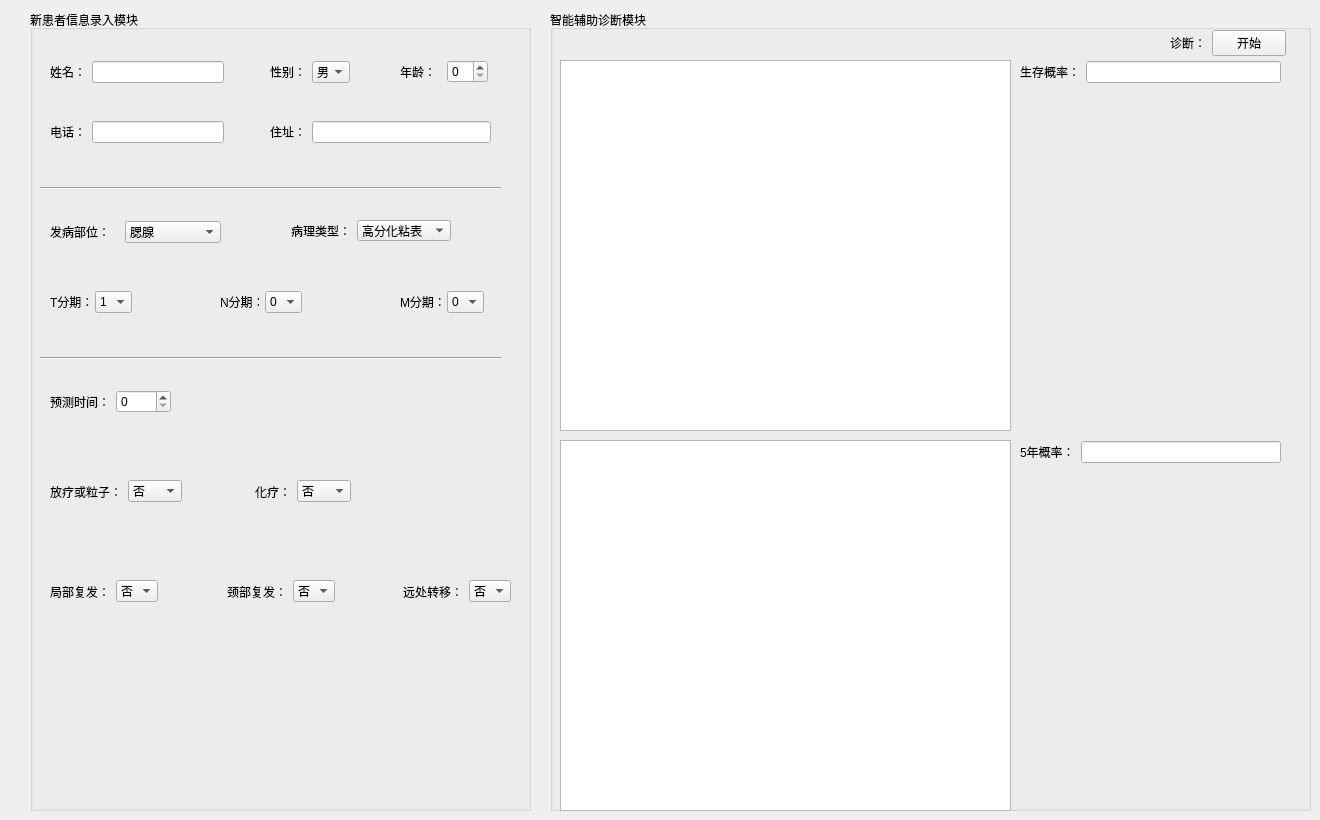
     <widget class="QWidget" name="tab_5">
      <attribute name="title">
       <string>新患者病情预测</string>
      </attribute>
      <widget class="QGroupBox" name="groupBox_9">
       <property name="geometry">
        <rect>
         <x>30</x>
         <y>10</y>
         <width>501</width>
         <height>801</height>
        </rect>
       </property>
       <property name="title">
        <string>新患者信息录入模块</string>
       </property>
       <widget class="QWidget" name="layoutWidget_8">
        <property name="geometry">
         <rect>
          <x>190</x>
          <y>280</y>
          <width>82</width>
          <height>24</height>
         </rect>
        </property>
        <layout class="QHBoxLayout" name="horizontalLayout_25">
         <item>
          <widget class="QLabel" name="label_43">
           <property name="text">
            <string>N分期：</string>
           </property>
          </widget>
         </item>
         <item>
          <widget class="QComboBox" name="comboBox_12">
           <item>
            <property name="text">
             <string>0</string>
            </property>
           </item>
           <item>
            <property name="text">
             <string>1</string>
            </property>
           </item>
           <item>
            <property name="text">
             <string>2</string>
            </property>
           </item>
           <item>
            <property name="text">
             <string>3</string>
            </property>
           </item>
          </widget>
         </item>
        </layout>
       </widget>
       <widget class="QWidget" name="layoutWidget_9">
        <property name="geometry">
         <rect>
          <x>370</x>
          <y>280</y>
          <width>84</width>
          <height>24</height>
         </rect>
        </property>
        <layout class="QHBoxLayout" name="horizontalLayout_26">
         <item>
          <widget class="QLabel" name="label_45">
           <property name="text">
            <string>M分期：</string>
           </property>
          </widget>
         </item>
         <item>
          <widget class="QComboBox" name="comboBox_13">
           <item>
            <property name="text">
             <string>0</string>
            </property>
           </item>
           <item>
            <property name="text">
             <string>1</string>
            </property>
           </item>
          </widget>
         </item>
        </layout>
       </widget>
       <widget class="Line" name="line_5">
        <property name="geometry">
         <rect>
          <x>10</x>
          <y>170</y>
          <width>461</width>
          <height>16</height>
         </rect>
        </property>
        <property name="orientation">
         <enum>Qt::Horizontal</enum>
        </property>
       </widget>
       <widget class="Line" name="line_6">
        <property name="geometry">
         <rect>
          <x>10</x>
          <y>340</y>
          <width>461</width>
          <height>16</height>
         </rect>
        </property>
        <property name="orientation">
         <enum>Qt::Horizontal</enum>
        </property>
       </widget>
       <widget class="QWidget" name="layoutWidget_14">
        <property name="geometry">
         <rect>
          <x>20</x>
          <y>50</y>
          <width>174</width>
          <height>24</height>
         </rect>
        </property>
        <layout class="QHBoxLayout" name="horizontalLayout_12">
         <item>
          <widget class="QLabel" name="label_52">
           <property name="text">
            <string>姓名：</string>
           </property>
          </widget>
         </item>
         <item>
          <widget class="QLineEdit" name="lineEdit_17"/>
         </item>
        </layout>
       </widget>
       <widget class="QWidget" name="layoutWidget_15">
        <property name="geometry">
         <rect>
          <x>240</x>
          <y>50</y>
          <width>80</width>
          <height>24</height>
         </rect>
        </property>
        <layout class="QHBoxLayout" name="horizontalLayout_31">
         <item>
          <widget class="QLabel" name="label_53">
           <property name="text">
            <string>性别：</string>
           </property>
          </widget>
         </item>
         <item>
          <widget class="QComboBox" name="comboBox_16">
           <item>
            <property name="text">
             <string>男</string>
            </property>
           </item>
           <item>
            <property name="text">
             <string>女</string>
            </property>
           </item>
          </widget>
         </item>
        </layout>
       </widget>
       <widget class="QWidget" name="layoutWidget_16">
        <property name="geometry">
         <rect>
          <x>370</x>
          <y>50</y>
          <width>88</width>
          <height>24</height>
         </rect>
        </property>
        <layout class="QHBoxLayout" name="horizontalLayout_32">
         <item>
          <widget class="QLabel" name="label_54">
           <property name="text">
            <string>年龄：</string>
           </property>
          </widget>
         </item>
         <item>
          <widget class="QSpinBox" name="spinBox_4">
           <property name="maximum">
            <number>86</number>
           </property>
          </widget>
         </item>
        </layout>
       </widget>
       <widget class="QWidget" name="layoutWidget_17">
        <property name="geometry">
         <rect>
          <x>20</x>
          <y>110</y>
          <width>174</width>
          <height>24</height>
         </rect>
        </property>
        <layout class="QHBoxLayout" name="horizontalLayout_33">
         <item>
          <widget class="QLabel" name="label_55">
           <property name="text">
            <string>电话：</string>
           </property>
          </widget>
         </item>
         <item>
          <widget class="QLineEdit" name="lineEdit_18">
           <property name="text">
            <string/>
           </property>
          </widget>
         </item>
        </layout>
       </widget>
       <widget class="QWidget" name="layoutWidget_18">
        <property name="geometry">
         <rect>
          <x>240</x>
          <y>110</y>
          <width>221</width>
          <height>24</height>
         </rect>
        </property>
        <layout class="QHBoxLayout" name="horizontalLayout_34">
         <item>
          <widget class="QLabel" name="label_56">
           <property name="text">
            <string>住址：</string>
           </property>
          </widget>
         </item>
         <item>
          <widget class="QLineEdit" name="lineEdit_19">
           <property name="text">
            <string/>
           </property>
          </widget>
         </item>
        </layout>
       </widget>
       <widget class="QWidget" name="layoutWidget_19">
        <property name="geometry">
         <rect>
          <x>20</x>
          <y>210</y>
          <width>171</width>
          <height>24</height>
         </rect>
        </property>
        <layout class="QHBoxLayout" name="horizontalLayout_35">
         <item>
          <widget class="QLabel" name="label_57">
           <property name="text">
            <string>发病部位：</string>
           </property>
          </widget>
         </item>
         <item>
          <widget class="QComboBox" name="comboBox_17">
           <item>
            <property name="text">
             <string>腮腺</string>
            </property>
           </item>
           <item>
            <property name="text">
             <string>颌下腺</string>
            </property>
           </item>
           <item>
            <property name="text">
             <string>舌下腺+口底</string>
            </property>
           </item>
           <item>
            <property name="text">
             <string>颚</string>
            </property>
           </item>
           <item>
            <property name="text">
             <string>磨牙后区</string>
            </property>
           </item>
           <item>
            <property name="text">
             <string>颊</string>
            </property>
           </item>
           <item>
            <property name="text">
             <string>舌</string>
            </property>
           </item>
           <item>
            <property name="text">
             <string>唇</string>
            </property>
           </item>
           <item>
            <property name="text">
             <string>上颌</string>
            </property>
           </item>
           <item>
            <property name="text">
             <string>其他</string>
            </property>
           </item>
          </widget>
         </item>
        </layout>
       </widget>
       <widget class="QWidget" name="layoutWidget_20">
        <property name="geometry">
         <rect>
          <x>20</x>
          <y>280</y>
          <width>82</width>
          <height>24</height>
         </rect>
        </property>
        <layout class="QHBoxLayout" name="horizontalLayout_36">
         <item>
          <widget class="QLabel" name="label_58">
           <property name="text">
            <string>T分期：</string>
           </property>
          </widget>
         </item>
         <item>
          <widget class="QComboBox" name="comboBox_18">
           <item>
            <property name="text">
             <string>1</string>
            </property>
           </item>
           <item>
            <property name="text">
             <string>2</string>
            </property>
           </item>
           <item>
            <property name="text">
             <string>3</string>
            </property>
           </item>
           <item>
            <property name="text">
             <string>4</string>
            </property>
           </item>
          </widget>
         </item>
        </layout>
       </widget>
       <widget class="QWidget" name="layoutWidget_21">
        <property name="geometry">
         <rect>
          <x>20</x>
          <y>380</y>
          <width>121</width>
          <height>24</height>
         </rect>
        </property>
        <layout class="QHBoxLayout" name="horizontalLayout_37">
         <item>
          <widget class="QLabel" name="label_59">
           <property name="text">
            <string>预测时间：</string>
           </property>
          </widget>
         </item>
         <item>
          <widget class="QSpinBox" name="spinBox_5">
           <property name="maximum">
            <number>60</number>
           </property>
          </widget>
         </item>
        </layout>
       </widget>
       <widget class="QWidget" name="layoutWidget">
        <property name="geometry">
         <rect>
          <x>20</x>
          <y>570</y>
          <width>461</width>
          <height>23</height>
         </rect>
        </property>
        <layout class="QHBoxLayout" name="horizontalLayout_42">
         <item>
          <layout class="QHBoxLayout" name="horizontalLayout_27">
           <item>
            <widget class="QLabel" name="label_61">
             <property name="text">
              <string>局部复发：</string>
             </property>
            </widget>
           </item>
           <item>
            <widget class="QComboBox" name="comboBox_20">
             <item>
              <property name="text">
               <string>否</string>
              </property>
             </item>
             <item>
              <property name="text">
               <string>是</string>
              </property>
             </item>
            </widget>
           </item>
          </layout>
         </item>
         <item>
          <spacer name="horizontalSpacer_4">
           <property name="orientation">
            <enum>Qt::Horizontal</enum>
           </property>
           <property name="sizeHint" stdset="0">
            <size>
             <width>13</width>
             <height>20</height>
            </size>
           </property>
          </spacer>
         </item>
         <item>
          <layout class="QHBoxLayout" name="horizontalLayout_28">
           <item>
            <widget class="QLabel" name="label_47">
             <property name="text">
              <string>颈部复发：</string>
             </property>
            </widget>
           </item>
           <item>
            <widget class="QComboBox" name="comboBox_21">
             <item>
              <property name="text">
               <string>否</string>
              </property>
             </item>
             <item>
              <property name="text">
               <string>是</string>
              </property>
             </item>
            </widget>
           </item>
          </layout>
         </item>
         <item>
          <spacer name="horizontalSpacer_9">
           <property name="orientation">
            <enum>Qt::Horizontal</enum>
           </property>
           <property name="sizeHint" stdset="0">
            <size>
             <width>13</width>
             <height>20</height>
            </size>
           </property>
          </spacer>
         </item>
         <item>
          <layout class="QHBoxLayout" name="horizontalLayout_38">
           <item>
            <widget class="QLabel" name="label_49">
             <property name="text">
              <string>远处转移：</string>
             </property>
            </widget>
           </item>
           <item>
            <widget class="QComboBox" name="comboBox_22">
             <item>
              <property name="text">
               <string>否</string>
              </property>
             </item>
             <item>
              <property name="text">
               <string>是</string>
              </property>
             </item>
            </widget>
           </item>
          </layout>
         </item>
        </layout>
       </widget>
       <widget class="QWidget" name="layoutWidget">
        <property name="geometry">
         <rect>
          <x>20</x>
          <y>470</y>
          <width>301</width>
          <height>23</height>
         </rect>
        </property>
        <layout class="QHBoxLayout" name="horizontalLayout_43">
         <item>
          <layout class="QHBoxLayout" name="horizontalLayout_29">
           <item>
            <widget class="QLabel" name="label_50">
             <property name="text">
              <string>放疗或粒子：</string>
             </property>
            </widget>
           </item>
           <item>
            <widget class="QComboBox" name="comboBox_14">
             <item>
              <property name="text">
               <string>否</string>
              </property>
             </item>
             <item>
              <property name="text">
               <string>是</string>
              </property>
             </item>
             <item>
              <property name="text">
               <string>未知</string>
              </property>
             </item>
            </widget>
           </item>
          </layout>
         </item>
         <item>
          <spacer name="horizontalSpacer_10">
           <property name="orientation">
            <enum>Qt::Horizontal</enum>
           </property>
           <property name="sizeHint" stdset="0">
            <size>
             <width>40</width>
             <height>20</height>
            </size>
           </property>
          </spacer>
         </item>
         <item>
          <layout class="QHBoxLayout" name="horizontalLayout_30">
           <item>
            <widget class="QLabel" name="label_51">
             <property name="text">
              <string>化疗：</string>
             </property>
            </widget>
           </item>
           <item>
            <widget class="QComboBox" name="comboBox_15">
             <item>
              <property name="text">
               <string>否</string>
              </property>
             </item>
             <item>
              <property name="text">
               <string>是</string>
              </property>
             </item>
             <item>
              <property name="text">
               <string>未知</string>
              </property>
             </item>
            </widget>
           </item>
          </layout>
         </item>
        </layout>
       </widget>
       <widget class="QWidget" name="layoutWidget">
        <property name="geometry">
         <rect>
          <x>261</x>
          <y>210</y>
          <width>160</width>
          <height>21</height>
         </rect>
        </property>
        <layout class="QHBoxLayout" name="horizontalLayout_45">
         <item>
          <widget class="QLabel" name="label_62">
           <property name="text">
            <string>病理类型：</string>
           </property>
          </widget>
         </item>
         <item>
          <widget class="QComboBox" name="comboBox_19">
           <item>
            <property name="text">
             <string>高分化粘表</string>
            </property>
           </item>
           <item>
            <property name="text">
             <string>中分化粘表</string>
            </property>
           </item>
           <item>
            <property name="text">
             <string>低分化粘表</string>
            </property>
           </item>
           <item>
            <property name="text">
             <string>腺样囊性癌</string>
            </property>
           </item>
           <item>
            <property name="text">
             <string>癌在多形性腺瘤中</string>
            </property>
           </item>
           <item>
            <property name="text">
             <string>非特异性腺癌</string>
            </property>
           </item>
           <item>
            <property name="text">
             <string>腺泡细胞癌</string>
            </property>
           </item>
           <item>
            <property name="text">
             <string>肌上皮癌</string>
            </property>
           </item>
           <item>
            <property name="text">
             <string>多型性腺癌</string>
            </property>
           </item>
           <item>
            <property name="text">
             <string>基底细胞腺癌</string>
            </property>
           </item>
           <item>
            <property name="text">
             <string>唾液腺导管癌</string>
            </property>
           </item>
           <item>
            <property name="text">
             <string>鳞状细胞癌</string>
            </property>
           </item>
           <item>
            <property name="text">
             <string>淋巴上皮癌</string>
            </property>
           </item>
           <item>
            <property name="text">
             <string>上皮-肌上皮癌</string>
            </property>
           </item>
           <item>
            <property name="text">
             <string>嗜酸细胞腺癌</string>
            </property>
           </item>
           <item>
            <property name="text">
             <string>透明细胞癌</string>
            </property>
           </item>
           <item>
            <property name="text">
             <string>其他</string>
            </property>
           </item>
          </widget>
         </item>
        </layout>
       </widget>
      </widget>
      <widget class="QGroupBox" name="groupBox_10">
       <property name="geometry">
        <rect>
         <x>550</x>
         <y>10</y>
         <width>761</width>
         <height>801</height>
        </rect>
       </property>
       <property name="title">
        <string>智能辅助诊断模块</string>
       </property>
       <widget class="QTableWidget" name="tableWidget_5">
        <property name="geometry">
         <rect>
          <x>10</x>
          <y>50</y>
          <width>451</width>
          <height>371</height>
         </rect>
        </property>
       </widget>
       <widget class="QTableWidget" name="tableWidget_6">
        <property name="geometry">
         <rect>
          <x>10</x>
          <y>430</y>
          <width>451</width>
          <height>371</height>
         </rect>
        </property>
       </widget>
       <widget class="QLabel" name="label_63">
        <property name="geometry">
         <rect>
          <x>20</x>
          <y>60</y>
          <width>431</width>
          <height>351</height>
         </rect>
        </property>
        <property name="text">
         <string/>
        </property>
       </widget>
       <widget class="QWidget" name="layoutWidget_23">
        <property name="geometry">
         <rect>
          <x>620</x>
          <y>20</y>
          <width>116</width>
          <height>26</height>
         </rect>
        </property>
        <layout class="QHBoxLayout" name="horizontalLayout_39">
         <item>
          <widget class="QLabel" name="label_64">
           <property name="text">
            <string>诊断：</string>
           </property>
          </widget>
         </item>
         <item>
          <widget class="QPushButton" name="pushButton_16">
           <property name="text">
            <string>开始</string>
           </property>
          </widget>
         </item>
        </layout>
       </widget>
       <widget class="QWidget" name="layoutWidget_24">
        <property name="geometry">
         <rect>
          <x>470</x>
          <y>50</y>
          <width>261</width>
          <height>24</height>
         </rect>
        </property>
        <layout class="QHBoxLayout" name="horizontalLayout_40">
         <item>
          <widget class="QLabel" name="label_65">
           <property name="text">
            <string>生存概率：</string>
           </property>
          </widget>
         </item>
         <item>
          <widget class="QLineEdit" name="lineEdit_21"/>
         </item>
        </layout>
       </widget>
       <widget class="QWidget" name="layoutWidget_25">
        <property name="geometry">
         <rect>
          <x>470</x>
          <y>430</y>
          <width>261</width>
          <height>24</height>
         </rect>
        </property>
        <layout class="QHBoxLayout" name="horizontalLayout_41">
         <item>
          <widget class="QLabel" name="label_66">
           <property name="text">
            <string>5年概率：</string>
           </property>
          </widget>
         </item>
         <item>
          <widget class="QLineEdit" name="lineEdit_22"/>
         </item>
        </layout>
       </widget>
       <widget class="QLabel" name="label_67">
        <property name="geometry">
         <rect>
          <x>20</x>
          <y>440</y>
          <width>431</width>
          <height>351</height>
         </rect>
        </property>
        <property name="text">
         <string/>
        </property>
       </widget>
      </widget>
     </widget>
